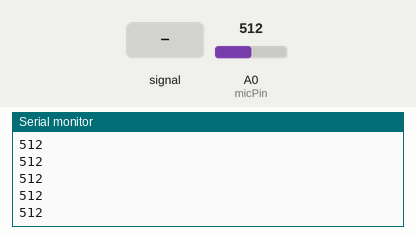
Simulated run of this sketch. Board: Arduino Uno, built with avr-gcc and run on an emulated ATmega328P. On the bench: the last lines printed to the serial monitor. Inputs (shaded band) come from the test bench; at power-on: A0 (micPin) = 512.

Above: at 1.2 s.
1.3 s: A0 (micPin) fed a 200 Hz sine of ±81 counts around its level
At 2.0 s:
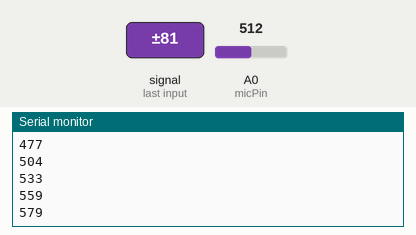
2.8 s: A0 (micPin) set to 716
At 3.6 s:
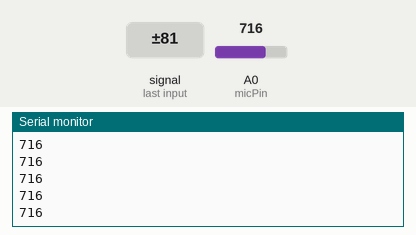
4.3 s: A0 (micPin) fed a 1000 Hz sine of ±255 counts around its level
5.8 s: A0 (micPin) set to 1023
At 6.7 s:
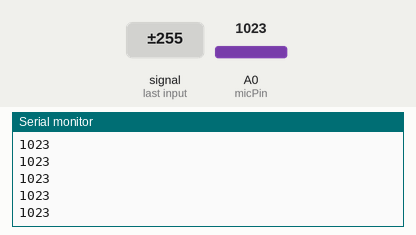
Timing chart, 0 to 8.3 s (numbered marks = the images above; inputs shaded):
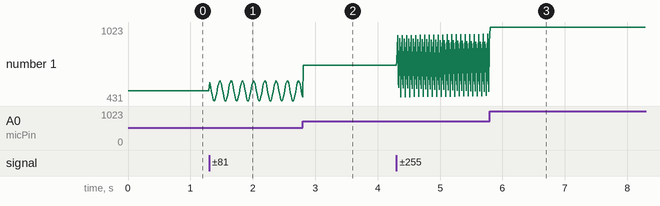

The sketch:

mems-readings.ino
```cpp
// Configuration.
int micPin = 0;
int sampleDelay = 10;

void setup() {
  pinMode(micPin, INPUT);
//  pinMode(LED_BUILTIN, OUTPUT);

  //analogReference(INTERNAL);

  Serial.begin(9600);
}

void loop() {

  int micRaw;

  micRaw = analogRead(micPin);

  Serial.println(micRaw);

  delay(sampleDelay);
}
```

Measured:
- after the input at 1.3 s, the serial monitor: prints a new line at once (image 1)
- plotted number 1: 512 → 460 after the input at 1.3 s
